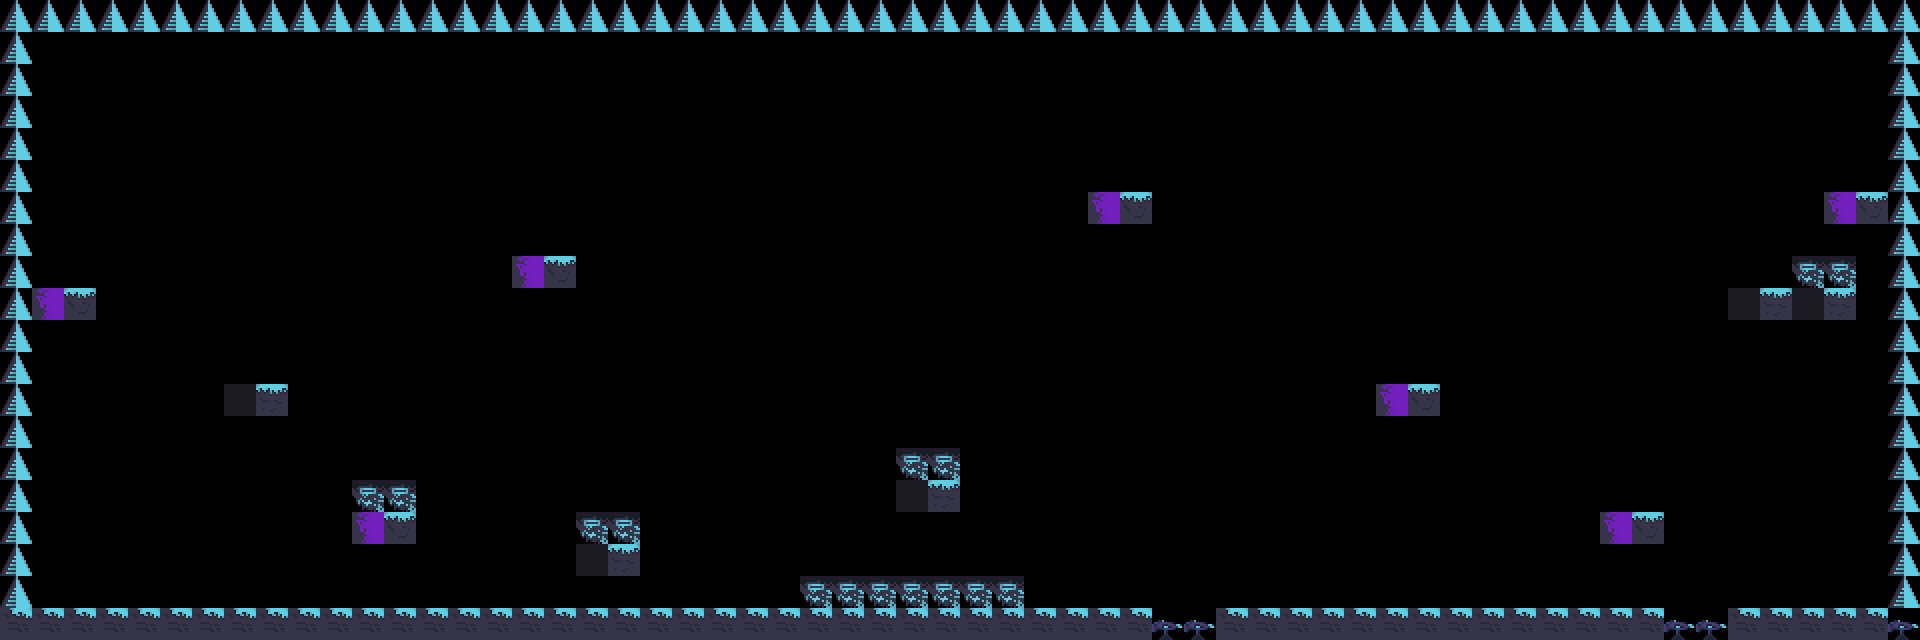

The image is a tile-based game level rendered from a .tmx file. Its description and complete source (layers, tilesets, objects, tile grids) follow:
An orthogonal 60x20 tile map with 32x32 px tiles, 2 tile layers (Platforms, DieBlocks), 2 tilesets and 2 objects.

<map version="1.2" tiledversion="1.2.2" orientation="orthogonal" renderorder="left-up" width="60" height="20" tilewidth="32" tileheight="32" infinite="0" nextlayerid="9" nextobjectid="8">
 <tileset firstgid="1" name="ground" tilewidth="32" tileheight="32" tilecount="1" columns="1">
  <image source="../images/platforms/ground.png" width="32" height="32" />
 </tileset>
 <tileset firstgid="2" name="tiles" tilewidth="32" tileheight="32" tilecount="12" columns="4">
  <image source="../images/tiles.png" width="128" height="96" />
 </tileset>
 <layer id="7" name="Platforms" width="60" height="20">
  <data encoding="csv">
8,8,8,8,8,8,8,8,8,8,8,8,8,8,8,8,8,8,8,8,8,8,8,8,8,8,8,8,8,8,8,8,8,8,8,8,8,8,8,8,8,8,8,8,8,8,8,8,8,8,8,8,8,8,8,8,8,8,8,8,
8,0,0,0,0,0,0,0,0,0,0,0,0,0,0,0,0,0,0,0,0,0,0,0,0,0,0,0,0,0,0,0,0,0,0,0,0,0,0,0,0,0,0,0,0,0,0,0,0,0,0,0,0,0,0,0,0,0,0,8,
8,0,0,0,0,0,0,0,0,0,0,0,0,0,0,0,0,0,0,0,0,0,0,0,0,0,0,0,0,0,0,0,0,0,0,0,0,0,0,0,0,0,0,0,0,0,0,0,0,0,0,0,0,0,0,0,0,0,0,8,
8,0,0,0,0,0,0,0,0,0,0,0,0,0,0,0,0,0,0,0,0,0,0,0,0,0,0,0,0,0,0,0,0,0,0,0,0,0,0,0,0,0,0,0,0,0,0,0,0,0,0,0,0,0,0,0,0,0,0,8,
8,0,0,0,0,0,0,0,0,0,0,0,0,0,0,0,0,0,0,0,0,0,0,0,0,0,0,0,0,0,0,0,0,0,0,0,0,0,0,0,0,0,0,0,0,0,0,0,0,0,0,0,0,0,0,0,0,0,0,8,
8,0,0,0,0,0,0,0,0,0,0,0,0,0,0,0,0,0,0,0,0,0,0,0,0,0,0,0,0,0,0,0,0,0,0,0,0,0,0,0,0,0,0,0,0,0,0,0,0,0,0,0,0,0,0,0,0,0,0,8,
8,0,0,0,0,0,0,0,0,0,0,0,0,0,0,0,0,0,0,0,0,0,0,0,0,0,0,0,0,0,0,0,0,0,2,3,0,0,0,0,0,0,0,0,0,0,0,0,0,0,0,0,0,0,0,0,0,2,3,8,
8,0,0,0,0,0,0,0,0,0,0,0,0,0,0,0,0,0,0,0,0,0,0,0,0,0,0,0,0,0,0,0,0,0,0,0,0,0,0,0,0,0,0,0,0,0,0,0,0,0,0,0,0,0,0,0,0,0,0,8,
8,0,0,0,0,0,0,0,0,0,0,0,0,0,0,0,2,3,0,0,0,0,0,0,0,0,0,0,0,0,0,0,0,0,0,0,0,0,0,0,0,0,0,0,0,0,0,0,0,0,0,0,0,0,0,0,0,0,0,8,
8,2,3,0,0,0,0,0,0,0,0,0,0,0,0,0,0,0,0,0,0,0,0,0,0,0,0,0,0,0,0,0,0,0,0,0,0,0,0,0,0,0,0,0,0,0,0,0,0,0,0,0,0,0,4,5,4,5,0,8,
8,0,0,0,0,0,0,0,0,0,0,0,0,0,0,0,0,0,0,0,0,0,0,0,0,0,0,0,0,0,0,0,0,0,0,0,0,0,0,0,0,0,0,0,0,0,0,0,0,0,0,0,0,0,0,0,0,0,0,8,
8,0,0,0,0,0,0,0,0,0,0,0,0,0,0,0,0,0,0,0,0,0,0,0,0,0,0,0,0,0,0,0,0,0,0,0,0,0,0,0,0,0,0,0,0,0,0,0,0,0,0,0,0,0,0,0,0,0,0,8,
8,0,0,0,0,0,0,4,5,0,0,0,0,0,0,0,0,0,0,0,0,0,0,0,0,0,0,0,0,0,0,0,0,0,0,0,0,0,0,0,0,0,0,2,3,0,0,0,0,0,0,0,0,0,0,0,0,0,0,8,
8,0,0,0,0,0,0,0,0,0,0,0,0,0,0,0,0,0,0,0,0,0,0,0,0,0,0,0,0,0,0,0,0,0,0,0,0,0,0,0,0,0,0,0,0,0,0,0,0,0,0,0,0,0,0,0,0,0,0,8,
8,0,0,0,0,0,0,0,0,0,0,0,0,0,0,0,0,0,0,0,0,0,0,0,0,0,0,0,0,0,0,0,0,0,0,0,0,0,0,0,0,0,0,0,0,0,0,0,0,0,0,0,0,0,0,0,0,0,0,8,
8,0,0,0,0,0,0,0,0,0,0,0,0,0,0,0,0,0,0,0,0,0,0,0,0,0,0,0,4,5,0,0,0,0,0,0,0,0,0,0,0,0,0,0,0,0,0,0,0,0,0,0,0,0,0,0,0,0,0,8,
8,0,0,0,0,0,0,0,0,0,0,2,3,0,0,0,0,0,0,0,0,0,0,0,0,0,0,0,0,0,0,0,0,0,0,0,0,0,0,0,0,0,0,0,0,0,0,0,0,0,2,3,0,0,0,0,0,0,0,8,
8,0,0,0,0,0,0,0,0,0,0,0,0,0,0,0,0,0,4,5,0,0,0,0,0,0,0,0,0,0,0,0,0,0,0,0,0,0,0,0,0,0,0,0,0,0,0,0,0,0,0,0,0,0,0,0,0,0,0,8,
8,0,0,0,0,0,0,0,0,0,0,0,0,0,0,0,0,0,0,0,0,0,0,0,0,0,0,0,0,0,0,0,0,0,0,0,0,0,0,0,0,0,0,0,0,0,0,0,0,0,0,0,0,0,0,0,0,0,0,8,
7,7,7,7,7,7,7,7,7,7,7,7,7,7,7,7,7,7,7,7,7,7,7,7,7,7,7,7,7,7,7,7,7,7,7,7,9,9,7,7,7,7,7,7,7,7,7,7,7,7,7,7,9,9,7,7,7,7,7,9
</data>
 </layer>
 <layer id="8" name="DieBlocks" width="60" height="20">
  <data encoding="csv">
0,0,0,0,0,0,0,0,0,0,0,0,0,0,0,0,0,0,0,0,0,0,0,0,0,0,0,0,0,0,0,0,0,0,0,0,0,0,0,0,0,0,0,0,0,0,0,0,0,0,0,0,0,0,0,0,0,0,0,0,
0,0,0,0,0,0,0,0,0,0,0,0,0,0,0,0,0,0,0,0,0,0,0,0,0,0,0,0,0,0,0,0,0,0,0,0,0,0,0,0,0,0,0,0,0,0,0,0,0,0,0,0,0,0,0,0,0,0,0,0,
0,0,0,0,0,0,0,0,0,0,0,0,0,0,0,0,0,0,0,0,0,0,0,0,0,0,0,0,0,0,0,0,0,0,0,0,0,0,0,0,0,0,0,0,0,0,0,0,0,0,0,0,0,0,0,0,0,0,0,0,
0,0,0,0,0,0,0,0,0,0,0,0,0,0,0,0,0,0,0,0,0,0,0,0,0,0,0,0,0,0,0,0,0,0,0,0,0,0,0,0,0,0,0,0,0,0,0,0,0,0,0,0,0,0,0,0,0,0,0,0,
0,0,0,0,0,0,0,0,0,0,0,0,0,0,0,0,0,0,0,0,0,0,0,0,0,0,0,0,0,0,0,0,0,0,0,0,0,0,0,0,0,0,0,0,0,0,0,0,0,0,0,0,0,0,0,0,0,0,0,0,
0,0,0,0,0,0,0,0,0,0,0,0,0,0,0,0,0,0,0,0,0,0,0,0,0,0,0,0,0,0,0,0,0,0,0,0,0,0,0,0,0,0,0,0,0,0,0,0,0,0,0,0,0,0,0,0,0,0,0,0,
0,0,0,0,0,0,0,0,0,0,0,0,0,0,0,0,0,0,0,0,0,0,0,0,0,0,0,0,0,0,0,0,0,0,0,0,0,0,0,0,0,0,0,0,0,0,0,0,0,0,0,0,0,0,0,0,0,0,0,0,
0,0,0,0,0,0,0,0,0,0,0,0,0,0,0,0,0,0,0,0,0,0,0,0,0,0,0,0,0,0,0,0,0,0,0,0,0,0,0,0,0,0,0,0,0,0,0,0,0,0,0,0,0,0,0,0,0,0,0,0,
0,0,0,0,0,0,0,0,0,0,0,0,0,0,0,0,0,0,0,0,0,0,0,0,0,0,0,0,0,0,0,0,0,0,0,0,0,0,0,0,0,0,0,0,0,0,0,0,0,0,0,0,0,0,0,0,12,12,0,0,
0,0,0,0,0,0,0,0,0,0,0,0,0,0,0,0,0,0,0,0,0,0,0,0,0,0,0,0,0,0,0,0,0,0,0,0,0,0,0,0,0,0,0,0,0,0,0,0,0,0,0,0,0,0,0,0,0,0,0,0,
0,0,0,0,0,0,0,0,0,0,0,0,0,0,0,0,0,0,0,0,0,0,0,0,0,0,0,0,0,0,0,0,0,0,0,0,0,0,0,0,0,0,0,0,0,0,0,0,0,0,0,0,0,0,0,0,0,0,0,0,
0,0,0,0,0,0,0,0,0,0,0,0,0,0,0,0,0,0,0,0,0,0,0,0,0,0,0,0,0,0,0,0,0,0,0,0,0,0,0,0,0,0,0,0,0,0,0,0,0,0,0,0,0,0,0,0,0,0,0,0,
0,0,0,0,0,0,0,0,0,0,0,0,0,0,0,0,0,0,0,0,0,0,0,0,0,0,0,0,0,0,0,0,0,0,0,0,0,0,0,0,0,0,0,0,0,0,0,0,0,0,0,0,0,0,0,0,0,0,0,0,
0,0,0,0,0,0,0,0,0,0,0,0,0,0,0,0,0,0,0,0,0,0,0,0,0,0,0,0,0,0,0,0,0,0,0,0,0,0,0,0,0,0,0,0,0,0,0,0,0,0,0,0,0,0,0,0,0,0,0,0,
0,0,0,0,0,0,0,0,0,0,0,0,0,0,0,0,0,0,0,0,0,0,0,0,0,0,0,0,12,12,0,0,0,0,0,0,0,0,0,0,0,0,0,0,0,0,0,0,0,0,0,0,0,0,0,0,0,0,0,0,
0,0,0,0,0,0,0,0,0,0,0,12,12,0,0,0,0,0,0,0,0,0,0,0,0,0,0,0,0,0,0,0,0,0,0,0,0,0,0,0,0,0,0,0,0,0,0,0,0,0,0,0,0,0,0,0,0,0,0,0,
0,0,0,0,0,0,0,0,0,0,0,0,0,0,0,0,0,0,12,12,0,0,0,0,0,0,0,0,0,0,0,0,0,0,0,0,0,0,0,0,0,0,0,0,0,0,0,0,0,0,0,0,0,0,0,0,0,0,0,0,
0,0,0,0,0,0,0,0,0,0,0,0,0,0,0,0,0,0,0,0,0,0,0,0,0,0,0,0,0,0,0,0,0,0,0,0,0,0,0,0,0,0,0,0,0,0,0,0,0,0,0,0,0,0,0,0,0,0,0,0,
0,0,0,0,0,0,0,0,0,0,0,0,0,0,0,0,0,0,0,0,0,0,0,0,0,12,12,12,12,12,12,12,0,0,0,0,0,0,0,0,0,0,0,0,0,0,0,0,0,0,0,0,0,0,0,0,0,0,0,0,
0,0,0,0,0,0,0,0,0,0,0,0,0,0,0,0,0,0,0,0,0,0,0,0,0,0,0,0,0,0,0,0,0,0,0,0,0,0,0,0,0,0,0,0,0,0,0,0,0,0,0,0,0,0,0,0,0,0,0,0
</data>
 </layer>
 <objectgroup id="2" name="Player">
  <object id="7" gid="11" x="64" y="544" width="32" height="32" />
 </objectgroup>
 <objectgroup id="4" name="Exit">
  <object id="6" gid="6" x="1856" y="128" width="32" height="32" />
 </objectgroup>
</map>